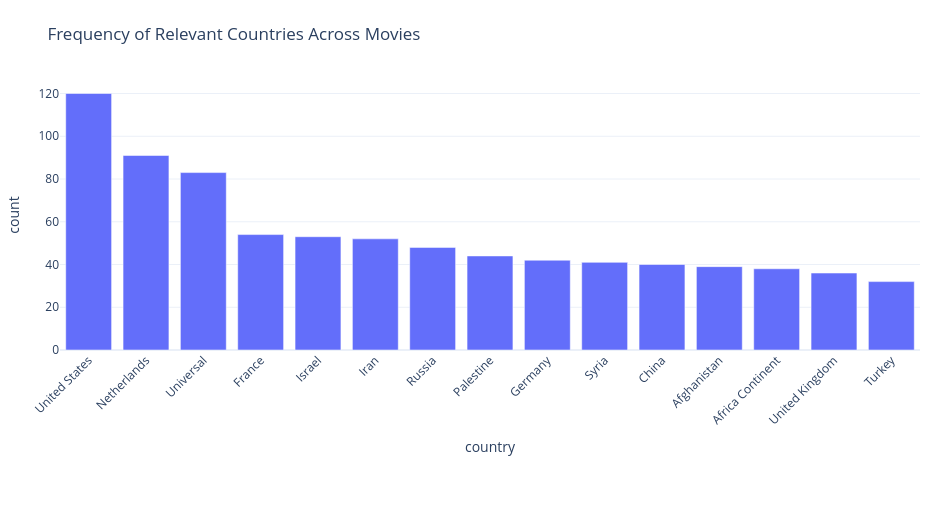

Notebook code for this chart:
### Code cell
top_n = 15
top_c = country_counts.head(top_n).reset_index()
top_c.columns = ["country", "count"]

fig = px.bar(
    top_c,
    x="country", y="count",
    title="Frequency of Relevant Countries Across Movies",
    template="plotly_white"
)
fig.update_layout(xaxis_tickangle=-45, width=950, height=520, margin=dict(l=60, r=30, t=80, b=170))
fig.show()

### Figure 1 — Plotly figure (JSON) as saved in the notebook; plotly's stock layout.template omitted (floating-point values rounded to 4 significant figures)
{"data": [{"hovertemplate": "country=%{x}<br>count=%{y}<extra></extra>", "legendgroup": "", "marker": {"color": "#636efa", "pattern": {"shape": ""}}, "name": "", "orientation": "v", "showlegend": false, "textposition": "auto", "type": "bar", "x": ["United States", "Netherlands", "Universal", "France", "Israel", "Iran", "Russia", "Palestine", "Germany", "Syria", "China", "Afghanistan", "Africa Continent", "United Kingdom", "Turkey"], "xaxis": "x", "y": [120, 91, 83, 54, 53, 52, 48, 44, 42, 41, 40, 39, 38, 36, 32], "yaxis": "y"}], "layout": {"barmode": "relative", "height": 520, "legend": {"tracegroupgap": 0}, "margin": {"b": 170, "l": 60, "r": 30, "t": 80}, "title": {"text": "Frequency of Relevant Countries Across Movies"}, "width": 950, "xaxis": {"anchor": "y", "domain": [0, 1], "tickangle": -45, "title": {"text": "country"}}, "yaxis": {"anchor": "x", "domain": [0, 1], "title": {"text": "count"}}}}
